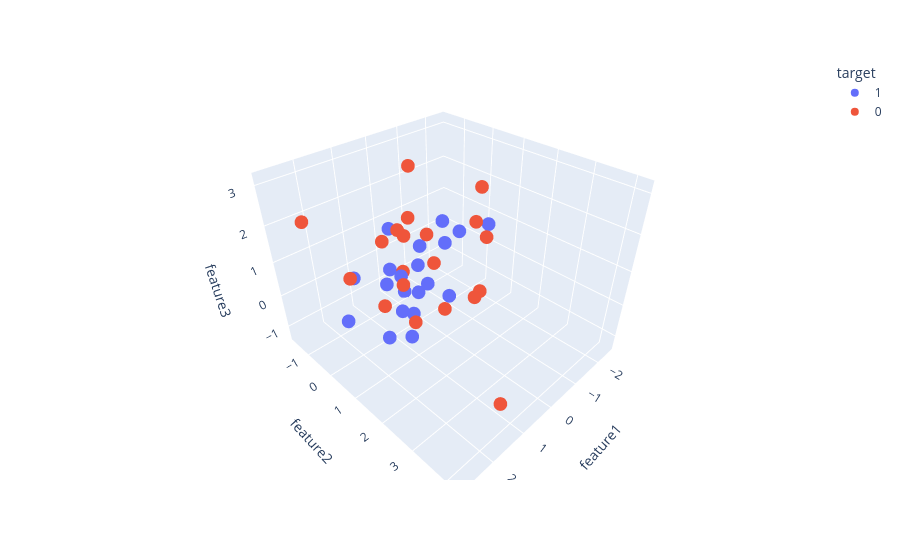

Notebook cell for this chart:
### Code cell
df['target'] = df['target'].astype(str)

# Pass the dataframe once, then use string column names
fig = px.scatter_3d(
    df, 
    x='feature1', 
    y='feature2', 
    z='feature3', 
    color='target'
)
fig.show()

### Figure 1 — Plotly figure (JSON) as saved in the notebook; plotly's stock layout.template omitted (floating-point values rounded to 4 significant figures)
{"data": [{"hovertemplate": "target=1<br>feature1=%{x}<br>feature2=%{y}<br>feature3=%{z}<extra></extra>", "legendgroup": "1", "marker": {"color": "#636efa", "symbol": "circle"}, "mode": "markers", "name": "1", "scene": "scene", "showlegend": true, "type": "scatter3d", "x": [0.667, 0.9486, -0.3675, 1.772, 0.3223, -1.01, -1.838, 1.045, 0.2411, 1.267, 1.415, 1.968, -2.506, -0.02254, 0.4206, -0.04544, -0.4208, 0.1901, -0.3316, -0.9926], "y": [0.02581, 0.7017, -1.137, -0.3475, 0.06034, 0.4417, -0.9388, 0.5382, -0.9525, 0.1736, 0.4577, -0.5478, 0.147, 0.01342, 0.4116, 1.041, -0.552, 0.5121, -1.632, -0.1613], "z": [-0.7776, -1.051, -1.322, 0.6701, -1.043, 1.129, -0.2018, 0.8121, -0.1363, -1.223, 0.7289, -0.6794, 0.6062, 0.9359, -0.07132, -0.09403, -0.1211, 0.1315, 0.6191, 1.192]}, {"hovertemplate": "target=0<br>feature1=%{x}<br>feature2=%{y}<br>feature3=%{z}<extra></extra>", "legendgroup": "0", "marker": {"color": "#EF553B", "symbol": "circle"}, "mode": "markers", "name": "0", "scene": "scene", "showlegend": true, "type": "scatter3d", "x": [1.251, 0.7319, 1.677, 1.01, 0.7489, 0.2907, 0.8989, 2.011, 0.2046, 1.425, 1.438, 2.224, -0.7233, 2.823, 0.1771, 1.234, -1.39, -1.028, -0.7643, 0.3849], "y": [0.1864, 0.5174, 4.188, 1.438, 2.593, 0.867, 0.436, 1.921, -0.01154, 1.441, 1.1, 0.2304, 1.461, -0.3329, -0.5981, 0.05278, 0.6667, 1.131, 1.567, 1.324], "z": [1.704, 2.245, -0.08056, 2.328, 1.171, 0.9826, 0.821, 2.933, 3.151, 0.1826, 1.065, 1.192, -0.08537, 2.637, 1.227, -0.2616, 1.344, 2.603, 1.549, -0.1032]}], "layout": {"legend": {"title": {"text": "target"}, "tracegroupgap": 0}, "margin": {"t": 60}, "scene": {"domain": {"x": [0, 1], "y": [0, 1]}, "xaxis": {"title": {"text": "feature1"}}, "yaxis": {"title": {"text": "feature2"}}, "zaxis": {"title": {"text": "feature3"}}}}}
